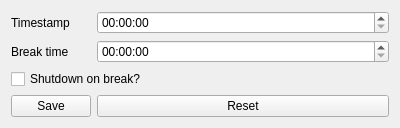
<?xml version="1.0" encoding="UTF-8"?>
<ui version="4.0">
 <class>Settings</class>
 <widget class="QWidget" name="Settings">
  <property name="geometry">
   <rect>
    <x>0</x>
    <y>0</y>
    <width>400</width>
    <height>111</height>
   </rect>
  </property>
  <property name="windowTitle">
   <string>Form</string>
  </property>
  <layout class="QFormLayout" name="formLayout">
   <item row="0" column="0">
    <widget class="QLabel" name="label">
     <property name="text">
      <string>Timestamp</string>
     </property>
    </widget>
   </item>
   <item row="0" column="1">
    <widget class="QTimeEdit" name="timestamp"/>
   </item>
   <item row="1" column="0">
    <widget class="QLabel" name="label_2">
     <property name="text">
      <string>Break time</string>
     </property>
    </widget>
   </item>
   <item row="1" column="1">
    <widget class="QTimeEdit" name="break_2"/>
   </item>
   <item row="3" column="0">
    <widget class="QPushButton" name="save">
     <property name="text">
      <string>Save</string>
     </property>
    </widget>
   </item>
   <item row="3" column="1">
    <widget class="QPushButton" name="reset">
     <property name="text">
      <string>Reset</string>
     </property>
    </widget>
   </item>
   <item row="2" column="0" colspan="2">
    <widget class="QCheckBox" name="to_shutdown">
     <property name="text">
      <string>Shutdown on break?</string>
     </property>
    </widget>
   </item>
  </layout>
 </widget>
 <resources/>
 <connections/>
</ui>
